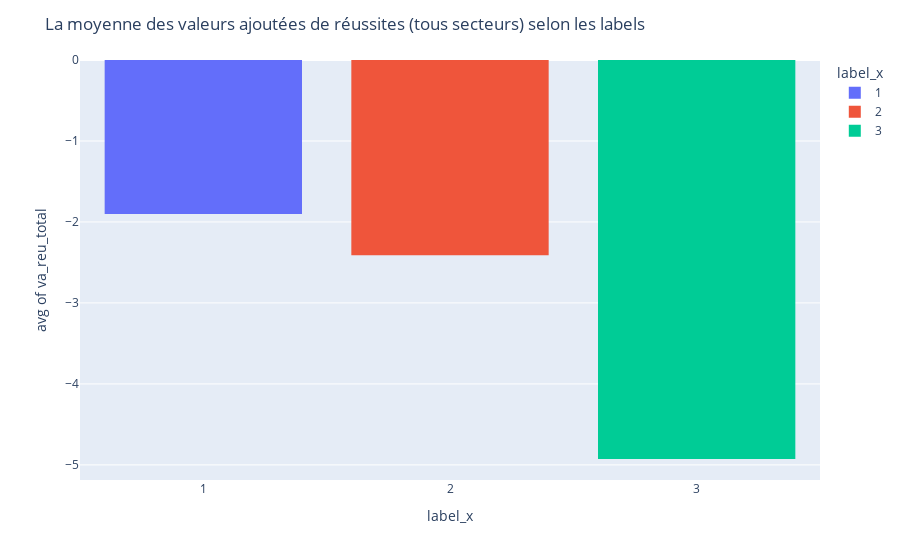

Notebook code cell kept with this figure:
### Markdown cell above
## Analyse de la valeur ajoutée de réussite 
- la valeur ajoutée de l’établissement est la différence entre le taux constaté de l’établissement et le taux attendu. 

    **Valeur ajoutée = taux constaté – taux attendu**
    

- Le graphique ci-dessous montre une moyenne de valeur ajoutée de label 3 plus petite que label 1.
    C'est étonnant, mais est-ce que ça veut dire que les écoles ayant un label 3 ont contribué moins
    à la réussite des élèves ? Pas nécessairement.
- En effet, peut etre que les écoles ayant un label 3, ont un taux de réussite attendu beaucoup plus elevé 
    que les écoles avec un label plus faible. De ce fait, l'augmentation du taux de réussite attendu 
    peut diminuer la valeur ajoutée de l'école.

### Code cell
# transform label to numeric
df_result["label_x"] = pd.to_numeric(df_result["label_x"])
#sort label by ascending order
df_result.sort_values(by="label_x",inplace=True)
# re transform label to str so it can be a discrete value for visualisations (discrete value)
df_result["label_x"] = df_result["label_x"].apply(str)

#plotting a histogram 
fig = px.histogram(df_result[df_result["resultat_apres_label"] == True], x="label_x", y="va_reu_total", nbins=10, histfunc="avg", color="label_x")
fig.update_layout(title_text="La moyenne des valeurs ajoutées de réussites (tous secteurs) selon les labels")
fig.show()

### Figure 1 — Plotly figure (JSON) as saved in the notebook; plotly's stock layout.template omitted (floating-point values rounded to 4 significant figures; data arrays with more than 128 entries replaced by an {"elided": "..."} marker saying what was removed)
{"data": [{"alignmentgroup": "True", "bingroup": "x", "histfunc": "avg", "hovertemplate": "label_x=%{x}<br>avg of va_reu_total=%{y}<extra></extra>", "legendgroup": "1", "marker": {"color": "#636efa", "pattern": {"shape": ""}}, "name": "1", "nbinsx": 10, "offsetgroup": "1", "orientation": "v", "showlegend": true, "type": "histogram", "x": {"elided": "933 str values"}, "xaxis": "x", "y": {"elided": "933 int values"}, "yaxis": "y"}, {"alignmentgroup": "True", "bingroup": "x", "histfunc": "avg", "hovertemplate": "label_x=%{x}<br>avg of va_reu_total=%{y}<extra></extra>", "legendgroup": "2", "marker": {"color": "#EF553B", "pattern": {"shape": ""}}, "name": "2", "nbinsx": 10, "offsetgroup": "2", "orientation": "v", "showlegend": true, "type": "histogram", "x": {"elided": "206 str values"}, "xaxis": "x", "y": {"elided": "206 int values"}, "yaxis": "y"}, {"alignmentgroup": "True", "bingroup": "x", "histfunc": "avg", "hovertemplate": "label_x=%{x}<br>avg of va_reu_total=%{y}<extra></extra>", "legendgroup": "3", "marker": {"color": "#00cc96", "pattern": {"shape": ""}}, "name": "3", "nbinsx": 10, "offsetgroup": "3", "orientation": "v", "showlegend": true, "type": "histogram", "x": ["3", "3", "3", "3", "3", "3", "3", "3", "3", "3", "3", "3", "3", "3", "3", "3", "3", "3", "3", "3", "3", "3", "3", "3", "3", "3", "3", "3", "3", "3", "3", "3", "3", "3", "3", "3", "3", "3", "3", "3", "3", "3", "3", "3", "3", "3", "3", "3", "3", "3", "3", "3", "3", "3", "3"], "xaxis": "x", "y": [-1, -1, -6, -13, 4, 6, -20, -4, -17, -8, -4, -5, -6, 4, -6, -5, -2, -9, -11, -3, -11, -4, -13, -4, -5, 3, 1, -1, -4, -2, -2, -2, -1, -1, -2, 1, -1, 3, 3, -12, -8, -4, -5, -20, -20, -4, 4, -5, -17, -1, -9, -12, -8, 3, -4], "yaxis": "y"}], "layout": {"barmode": "relative", "legend": {"title": {"text": "label_x"}, "tracegroupgap": 0}, "margin": {"t": 60}, "title": {"text": "La moyenne des valeurs ajoutées de réussites (tous secteurs) selon les labels"}, "xaxis": {"anchor": "y", "categoryarray": ["1", "2", "3"], "categoryorder": "array", "domain": [0, 1], "title": {"text": "label_x"}}, "yaxis": {"anchor": "x", "domain": [0, 1], "title": {"text": "avg of va_reu_total"}}}}
